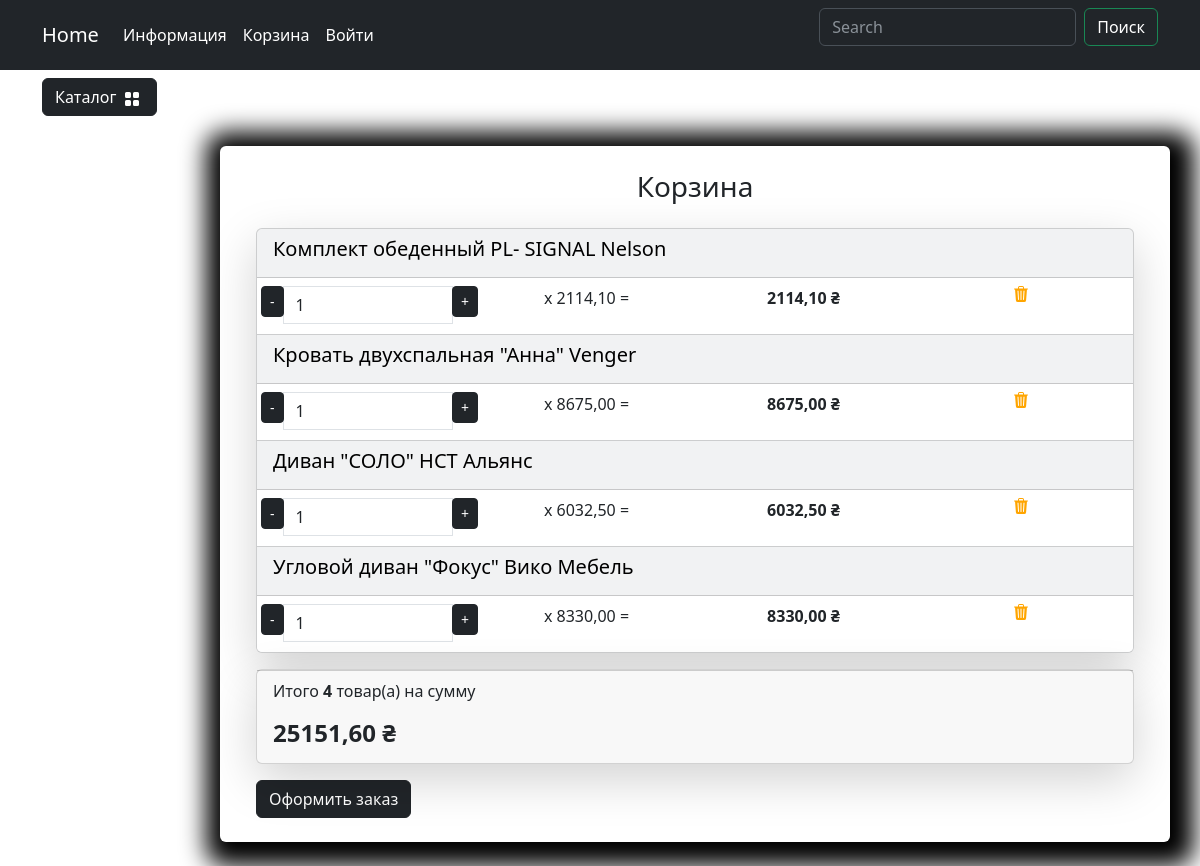
/user/users-cart/, run on the app's committed database.
### carts/models.py (models this page shows, shortened)
class Cart(models.Model):
    user = models.ForeignKey(to=User, on_delete=models.CASCADE, blank=True, null=True, verbose_name='Пользователь')
    product = models.ForeignKey(to=Products, on_delete=models.CASCADE, verbose_name='Товар')
    quantity = models.PositiveSmallIntegerField(default=0, verbose_name='Количество')
    session_key = models.CharField(max_length=32, null=True, blank=True)
    created_timestamp = models.DateTimeField(auto_now_add=True, verbose_name='Дата добавления')
    class Meta:
        db_table = 'cart'
        verbose_name = "Корзина"
        verbose_name_plural = "Корзина"
    objects = CartQueryset().as_manager()
    def products_price(self):
        return round(self.product.sell_price() * self.quantity, 2)

### goods/models.py (models this page shows, shortened)
class Products(models.Model):
    name = models.CharField(max_length=150, unique=True, verbose_name='Название')
    slug = models.SlugField(max_length=200, unique=True, blank=True, null=False, verbose_name='URL')
    description = models.TextField(blank=True, null=True, verbose_name='Описание товара')
    image = models.ImageField(upload_to='goods_images', blank=True, null=True, verbose_name='Изображение товра')
    price = models.DecimalField(default=0.00, max_digits=7, decimal_places=2, verbose_name='Стоимость товара')
    discount = models.DecimalField(default=0.00, max_digits=7, decimal_places=2, verbose_name='Скидка на товар в %')
    quantity = models.PositiveIntegerField(default=0, verbose_name='Колличество товара')
    category = models.ForeignKey(to=Categories, on_delete=models.CASCADE, verbose_name='Категория')
    class Meta:
        db_table = 'product'
        verbose_name = 'Продукт'
        verbose_name_plural = 'Продукты'
        ordering = ('id',)
    def sell_price(self):
        if self.discount:
            return round(self.price - self.price * self.discount / 100, 2)
        return self.price

### users/views.py (the view)
# urls.py: path("users-cart/", views.users_cart, name="users_cart"),
def users_cart(request):
    return render(request, 'users/users_cart.html')

### carts/models.py (called while the page is built)
    def total_price(self):
        return sum(cart.products_price() for cart in self)

    def total_quantity(self):
        if self:
            return sum(cart.quantity for cart in self)
        return 0

### carts/templatetags/carts_tags.py (called while the page is built)
@register.simple_tag()
def user_carts(request):
    return get_user_carts(request)

### carts/utils.py (called while the page is built)
def get_user_carts(request):
    if request.user.is_authenticated:
        return Cart.objects.filter(user=request.user).select_related('product')
    if not request.session.session_key:
        request.session.create()
    return Cart.objects.filter(session_key=request.session.session_key).select_related('product')

### goods/templatetags/goods_tags.py (called while the page is built)
@register.simple_tag()
def tag_categories():
    return Categories.objects.all()

### users/templates/users/users_cart.html
{% extends 'base.html' %}
{% load static %}
{% load carts_tags %}
{% block content %}
{% user_carts request as carts %}
     <div class="row">
                        <div class="container mt-5">
                            <div class="row justify-content-center">
                                <div class=" bg-white p-4 mb-4 mx-2 rounded custom-shadow">
                                    <h3 class="text-center mb-4">Корзина</h3>
                                    <div class="container" id="cart-items-container">
                                        {% include 'carts/includes/included_cart.html' %}
                                    </div>
                                </div>
                            </div>
                        </div>
     </div>
{% endblock %}

### carts/templates/carts/includes/included_cart.html (shortened to what this page needs)
{% load static %}
<div class="card mb-3 text-bg-light shadow-lg">
    {% for cart in carts %}
        <div class="card-header">
            <h5 class="card-title">{{ cart.product.name }}</h5>
        </div>
        <ul class="list-group list-group-flush">
            <li class="list-group-item">
                <div class="row text-center">
                    <div class="col p-0">
                        <div class="input-group">
                            <span class="input-group-btn">
                                <button type="button" class="btn btn-dark btn-sm decrement"
                                    data-cart-id="{{ cart.id }}"
                                    data-cart-change-url="{% url "cart:cart_change" %}">
                                    -</button>
                            </span>
                            <input type="text" class="form-control number" value="{{ cart.quantity }}"
                                readonly>
                            <span class="input-group-btn">
                                <button type="button" class="btn btn-dark btn-sm increment"
                                    data-cart-id="{{ cart.id }}"
                                    data-cart-change-url="{% url "cart:cart_change" %}">
                                    +</button>
                            </span>
                        </div>
                    </div>
                    <div class="col p-0">
                        <p>x {{ cart.product.sell_price }} = </p>
                    </div>
                    <div class="col p-0"><strong> {{cart.products_price}} ₴</strong></div>
                    <div class="col p-0">
                        <a href="{% url "cart:cart_remove" %}" class="remove-from-cart"
                        data-cart-id="{{ cart.id }}">
                            <img class="mx-1" src="{% static "deps/icons/trash3-fill.svg" %}"
                                alt="Catalog Icon" width="16" height="16">
                        </a>
                    </div>
                </div>
            </li>
        </ul>
    {% endfor %}
</div>
<div class="card mb-3 shadow-lg">
    <div class="card-footer">
        <p class="float-left">Итого <strong>{{ carts.total_quantity }}</strong> товар(а) на сумму</p>
        <h4 class="float-left"><strong>{{ carts.total_price }} ₴</strong></h4>
    </div>
</div>
{% if carts and not orders%}
<a class="btn btn-dark" href="{% url "orders:create_order" %}">
    Оформить заказ
</a>
{% endif %}

### static/deps/css/my_css.css (style rules this page uses)
body { background-image: url("../images/bg-image.jpg"); background-repeat: no-repeat; background-attachment: fixed; background-position: center center; background-size: cover; height: 100%; }
.custom-shadow { box-shadow: 5px 5px 25px 19px #000000; }

### data on the page
Cart: product.name "Комплект обеденный PL- SIGNAL Nelson", quantity "1", product.sell_price "2114,10", products_price "2114,10", total_quantity "4", total_price "25151,60"
Cart: product.name "Кровать двухспальная \"Анна\" Venger", quantity "1", product.sell_price "8675,00", products_price "8675,00"
Cart: product.name "Диван \"СОЛО\" НСТ Альянс", quantity "1", product.sell_price "6032,50", products_price "6032,50"
Cart: product.name "Угловой диван \"Фокус\" Вико Мебель", quantity "1", product.sell_price "8330,00", products_price "8330,00"
